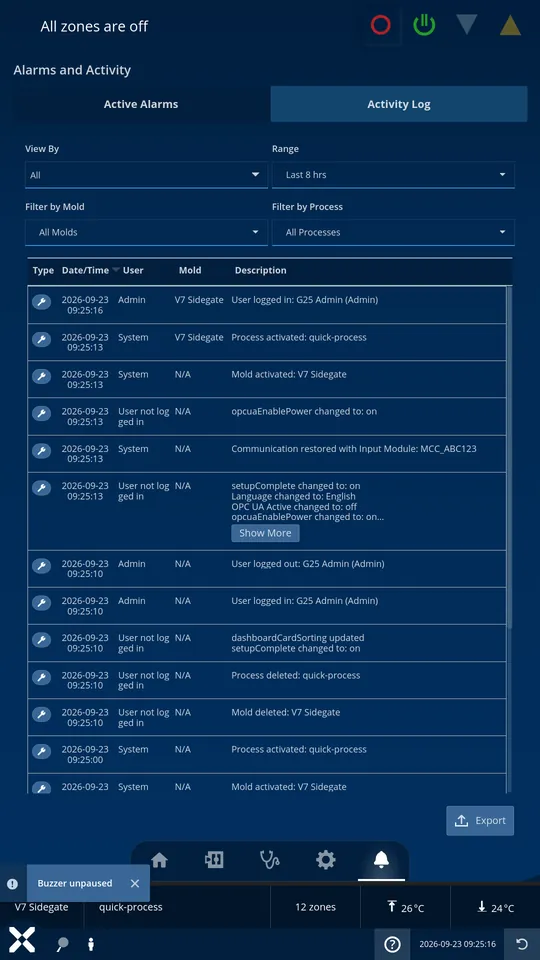
#> input picture g25/assets/img/screens/activity_log-sm.webp, 540 x 960 px; its folder holds only this picture in this run
$ python detect_crops.py
#> lines starting #> are read from the running program, lines starting #| are printed output that depends on the picture
#!/usr/bin/env python3
"""Suggest a vertical crop for every exported screenshot so that content stays legible when
the framed screen is shown small. Writes scripts/crops.json (name -> [top, bottom] as fractions of the height).
Manual overrides at the bottom win over the automatic result."""
import json
from pathlib import Path

import numpy as np
from PIL import Image

ROOT = Path(__file__).resolve().parent.parent
SCREENS = ROOT / "g25/assets/img/screens"
H = 960
HEADER = 66      # status header + page title
FOOTER = 842     # tab bar and footer start

# name -> (top, bottom) as fractions of the screenshot height; for dialogs, keypads and short screens
OVERRIDES = {
    "dashboard_all_zones_on": (0, 0.42),
    "dashboard_zones_reaching_target": (0, 0.42),
    "dashboard_table": (0, 0.62),
    "material_apply": (0.34, 0.66),
    "add_material_modal_filled": (0.32, 0.74),
    "boost_dialog": (0.38, 0.66),
    "standby_dialog": (0.36, 0.68),
    "analog_inputs_channel_alarm_modal": (0.30, 0.76),
    "setpoint_change_some_zones_keypad": (0.40, 0.92),
    "quick_mold": (0.20, 0.64),
    "leak_detection_alarm": (0, 0.50),
    "mold_doctor": (0, 0.40),
    "mold_doctor_wiring_analysis_completed": (0, 0.40),
    "mold_doctor_fault_analysis_completed": (0, 0.40),
    "mold_doctor_tda_completed": (0, 0.50),
    "mold_doctor_historic_analysis_both_chosen": (0, 0.55),
    "mold_doctor_tuning_analysis": (0, 0.90),
    "mold_wizard": (0, 0.55),
    "mold_wizard_discovery_completed": (0, 0.80),
    "tools_and_diagnostics_econtrol": (0, 0.72),
    "tools_and_diagnostics_historical_data": (0, 0.62),
    "process_and_hardware_opcua_options": (0, 0.65),
    "process_and_hardware_remote_io_remote_io_expanded": (0, 0.45),
}


def content_end(img):
    a = np.asarray(img.convert("RGB").resize((540, H)), dtype=np.int16)
    med = np.median(a, axis=1, keepdims=True)
#> med = 960 rows, first 8: [2, 31, 62], [2, 31, 62], [2, 31, 62], [2, 31, 62], [2, 31, 62], [2, 31, 62], [2, 31, 62], [2, 31, 62]
    diff = np.sqrt(((a - med) ** 2).sum(axis=2))
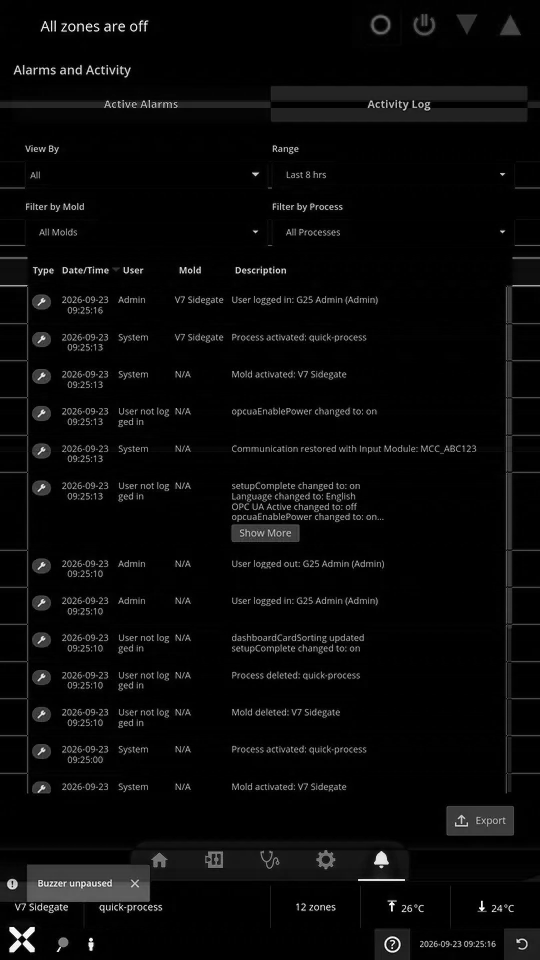
#> diff: shape (960, 540) float64; min 0, max 400.8, mean 14.8; drawn with min black and max white
    rows = (diff > 38).sum(axis=1)
#> rows = 960 values, max 323 at index 102, min 0 at index 0, mean 54.98
    active = np.where(rows[HEADER:FOOTER] > 6)[0]
#> active = 564 values from 0 to 769
    return HEADER + int(active.max()) if len(active) else H


def main():
    crops = {}
    for f in sorted(SCREENS.glob("*-sm.webp")):
        name = f.name[:-8]
        end = content_end(Image.open(f))
#> end = 835
        top, bottom = 0, min(H, end + 40)
#> top = 0; bottom = 875
        if bottom > 700:
            top, bottom = 0, H
        bottom = max(bottom, 360)
        crops[name] = [round(top / H, 4), round(bottom / H, 4)]
    for name, (t, b) in OVERRIDES.items():
        crops[name] = [t, b]
    (ROOT / "scripts/crops.json").write_text(json.dumps(crops, indent=1))
    for k, v in crops.items():
        print(f"{k:60s} {v}")


if __name__ == "__main__":
    main()

$ run again, on g25/assets/img/screens/analog_inputs_bar_view-sm.webp
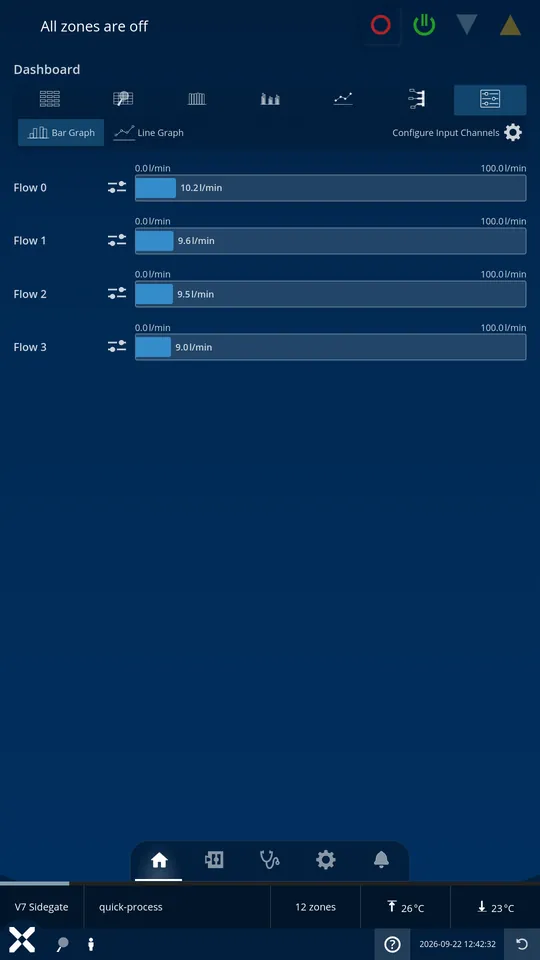
#> input picture g25/assets/img/screens/analog_inputs_bar_view-sm.webp, 540 x 960 px
#> med = 960 rows, first 8: [2, 31, 62], [2, 31, 62], [2, 31, 62], [2, 31, 62], [2, 31, 62], [2, 31, 62], [2, 31, 62], [2, 31, 62]
#> in content_end, `diff = np.sqrt(((a - med) ** 2).sum(axis=2))`:
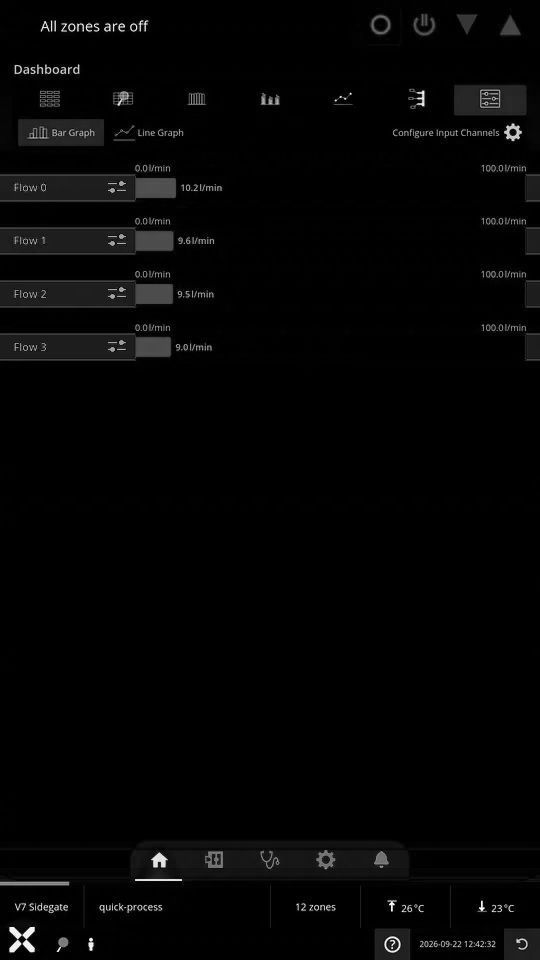
#> diff: shape (960, 540) float64; min 0, max 405.1, mean 7.9; drawn with min black and max white
#> rows = 960 values, max 216 at index 190, min 0 at index 0, mean 36.93
#> active = 203 values from 0 to 294
#> end = 360
#> top = 0; bottom = 400
#> after the loop in main, `for name, (t, b) in OVERRIDES.items():`: crops = 24 items
#> the loop in main, `for k, v in crops.items():` made 24 passes
#> (k, v) on passes 1 to 8: ('analog_inputs_bar_view', [0, 0.417]), ('dashboard_all_zones_on', [0, 0.42]), ('dashboard_zones_reaching_target', [0, 0.42]), ('dashboard_table', [0, 0.62]), ('material_apply', [0.34, 0.66]), ('add_material_modal_filled', [0.32, 0.74]), ('boost_dialog', [0.38, 0.66]), ('standby_dialog', [0.36, 0.68])
#> (printed output is left out)
